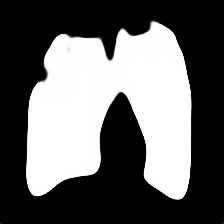
#> input picture 3EVALUATE_NEW_VGG_CUSTOM/3SEGMENTATION/SEGMENTATION/NORMAL/NORMAL-284601-0001_predict.jpeg, 224 x 224 px, found by its file name; its folder holds only this picture in this run
$ jupyter execute --allow-errors DataPrep.ipynb   (shell and % lines are left out)
#> lines starting #> are read from the running program, lines starting #| are printed output that depends on the picture
[cell 1]
#Importing Necessary Libraries.
from PIL import Image
import numpy as np
import pandas as pd
import os
import cv2
import matplotlib.pyplot as plt
from glob import glob

[cell 2]
def showSomeNxN(N, path, page):
    bmps = glob(path)
    fig, axes = plt.subplots(N, N, figsize=(20, 20))
    for i in range(N):
        for j in range(N):
            plt.subplot(N, N, N*i+j+1)
            iar = cv2.imread(bmps[N*i+j+1*page])
            plt.imshow(iar)
            print(iar.shape)
            plt.subplots_adjust(wspace=0, hspace=0)
    plt.show()


#> (the rest of this cell did not finish here and is left out)

[cell 3]
data=[]
labels=[]
shapesx = []
shapesy = []

NORMAL=os.listdir("../EXP1/chest_xray/train/NORMAL/")
for a in NORMAL:
    try:
        image=cv2.imread("../EXP1/chest_xray/train/NORMAL/"+a)
#> image is the input picture: shape (224, 224, 3); min 0, max 255, mean 100.6
        shapesx.append(image.shape[0])
        shapesy.append(image.shape[1])

    except AttributeError:
        print(a)

#> (the rest of this cell did not finish here and is left out)

[cell 4]
fig = plt.figure(1, figsize=(15, 10))

xaxis = fig.add_subplot(121)
yaxis = fig.add_subplot(122)

xaxis.boxplot(shapesx)
yaxis.boxplot(shapesy)

plt.show()
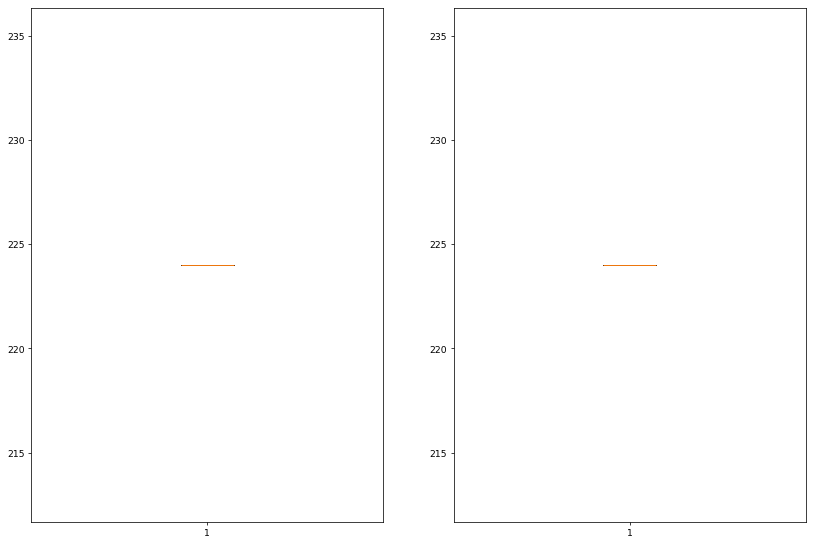
#> figure drawn by matplotlib, 2 panels
print(np.median(shapesx))
#| 224.0
print(np.median(shapesy))
#| 224.0

[cell 5]
NORMAL_TRAIN_X=[]
NORMAL_TRAIN_Y=[]
NORMAL_TEST_X=[]
NORMAL_TEST_Y=[]

PNEUMONIA_TRAIN_X=[]
PNEUMONIA_TRAIN_Y=[]
PNEUMONIA_TEST_X=[]
PNEUMONIA_TEST_Y=[]

h_input = 512
w_input = 512

def load_append(path, data, labels, label):
#> called with path = '../EXP1/chest_xray/train/NORMAL/', label = 0
    path_list=os.listdir(path)
    for a in path_list:
        try:
            image=cv2.imread(path+a)
            image_from_array = Image.fromarray(image, 'RGB')
            size_image = image_from_array.resize((w_input, h_input))
            data.append(np.array(size_image))
            labels.append(label)
        except AttributeError:
            print(a)

[cell 6]
load_append("../EXP1/chest_xray/train/NORMAL/", NORMAL_TRAIN_X, NORMAL_TRAIN_Y, 0)
NORMAL_TRAIN_x=np.array(NORMAL_TRAIN_X)
np.save("./NORMAL_TRAIN_X",NORMAL_TRAIN_x)

NORMAL_TRAIN_Y=np.array(NORMAL_TRAIN_Y)
np.save("./NORMAL_TRAIN_Y",NORMAL_TRAIN_Y)

[cell 7]
del NORMAL_TRAIN_x
del NORMAL_TRAIN_Y

[cell 8]
load_append("../EXP1/chest_xray/test/NORMAL/", NORMAL_TEST_X, NORMAL_TEST_Y, 0)
NORMAL_TEST_X=np.array(NORMAL_TRAIN_X)
np.save("./NORMAL_TEST_X",NORMAL_TEST_X)

NORMAL_TEST_Y=np.array(NORMAL_TEST_Y)
np.save("./NORMAL_TEST_Y",NORMAL_TEST_Y)

[cell 9]
del NORMAL_TEST_X
del NORMAL_TEST_Y

#> (a cell that did not finish here is left out)

PNEUMONIA_TRAIN_X=np.array(PNEUMONIA_TRAIN_X)
np.save("./PNEUMONIA_TRAIN_X",PNEUMONIA_TRAIN_X)

PNEUMONIA_TRAIN_Y=np.array(PNEUMONIA_TRAIN_Y)
np.save("./PNEUMONIA_TRAIN_Y",PNEUMONIA_TRAIN_Y)

#> (a cell that did not finish here is left out)
